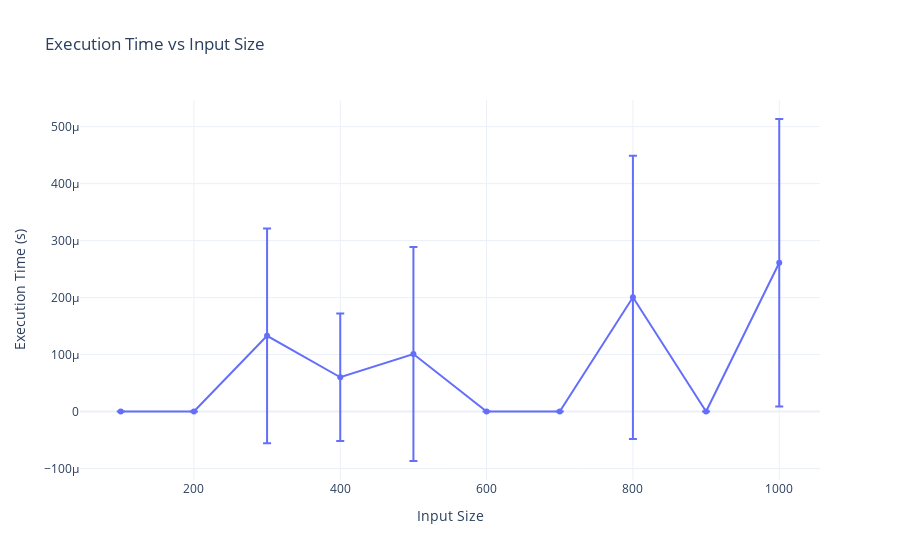

Source (notebook cell):
### Code cell
array_sizes = [100, 200, 300, 400, 500, 600, 700, 800, 900, 1000]
times = measure_execution_time(array_sizes, num_trials=10, k=5)
plot_execution_times(array_sizes, times)

### Figure 1 — Plotly figure (JSON) as saved in the notebook; plotly's stock layout.template omitted (floating-point values rounded to 4 significant figures)
{"data": [{"error_y": {"array": [0, 0, 0.0001885, 0.0001119, 0.0001878, 0, 0, 0.0002486, 0, 0.0002523], "type": "data", "visible": true}, "mode": "lines+markers", "name": "Execution Time", "type": "scatter", "x": [100, 200, 300, 400, 500, 600, 700, 800, 900, 1000], "y": [0, 0, 0.0001329, 6.018e-05, 0.000101, 0, 0, 0.0002006, 0, 0.0002611]}], "layout": {"title": {"text": "Execution Time vs Input Size"}, "xaxis": {"title": {"text": "Input Size"}}, "yaxis": {"title": {"text": "Execution Time (s)"}}}}
